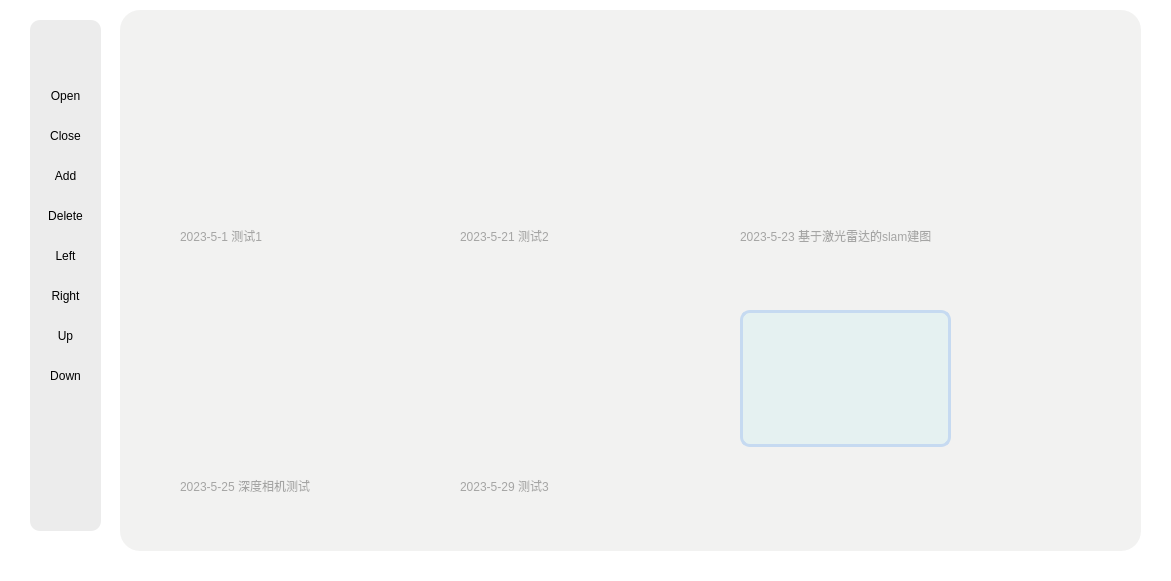
<?xml version="1.0" encoding="UTF-8"?>
<ui version="4.0">
 <class>Frame</class>
 <widget class="QFrame" name="Frame">
  <property name="geometry">
   <rect>
    <x>0</x>
    <y>0</y>
    <width>1171</width>
    <height>581</height>
   </rect>
  </property>
  <property name="windowTitle">
   <string>Frame</string>
  </property>
  <property name="styleSheet">
   <string notr="true">background-color:#FFFFFF;
border-radius: 10px;</string>
  </property>
  <property name="frameShape">
   <enum>QFrame::StyledPanel</enum>
  </property>
  <property name="frameShadow">
   <enum>QFrame::Raised</enum>
  </property>
  <widget class="QFrame" name="frame">
   <property name="geometry">
    <rect>
     <x>30</x>
     <y>20</y>
     <width>71</width>
     <height>511</height>
    </rect>
   </property>
   <property name="styleSheet">
    <string notr="true">background-color:#ECECEC;
border-radius: 10px;</string>
   </property>
   <property name="frameShape">
    <enum>QFrame::StyledPanel</enum>
   </property>
   <property name="frameShadow">
    <enum>QFrame::Raised</enum>
   </property>
   <widget class="QPushButton" name="pushButton">
    <property name="geometry">
     <rect>
      <x>0</x>
      <y>60</y>
      <width>71</width>
      <height>32</height>
     </rect>
    </property>
    <property name="styleSheet">
     <string notr="true">QPushButton {
    border: none;
	background-color:transparent;

}

QPushButton:pressed {
    border: 1px solid #C0C0BF;
	border-radius:10px;
}</string>
    </property>
    <property name="text">
     <string>Open</string>
    </property>
   </widget>
   <widget class="QPushButton" name="pushButton_2">
    <property name="geometry">
     <rect>
      <x>0</x>
      <y>100</y>
      <width>71</width>
      <height>32</height>
     </rect>
    </property>
    <property name="styleSheet">
     <string notr="true">QPushButton {
    border: none;
	background-color:transparent;

}

QPushButton:pressed {
    border: 1px solid #C0C0BF;
	border-radius:10px;
}</string>
    </property>
    <property name="text">
     <string>Close</string>
    </property>
   </widget>
   <widget class="QPushButton" name="pushButton_3">
    <property name="geometry">
     <rect>
      <x>0</x>
      <y>140</y>
      <width>71</width>
      <height>32</height>
     </rect>
    </property>
    <property name="styleSheet">
     <string notr="true">QPushButton {
    border: none;
	background-color:transparent;

}

QPushButton:pressed {
    border: 1px solid #C0C0BF;
	border-radius:10px;
}</string>
    </property>
    <property name="text">
     <string>Add</string>
    </property>
   </widget>
   <widget class="QPushButton" name="pushButton_4">
    <property name="geometry">
     <rect>
      <x>0</x>
      <y>180</y>
      <width>71</width>
      <height>32</height>
     </rect>
    </property>
    <property name="styleSheet">
     <string notr="true">QPushButton {
    border: none;
	background-color:transparent;

}

QPushButton:pressed {
    border: 1px solid #C0C0BF;
	border-radius:10px;
}</string>
    </property>
    <property name="text">
     <string>Delete</string>
    </property>
   </widget>
   <widget class="QPushButton" name="pushButton_5">
    <property name="geometry">
     <rect>
      <x>0</x>
      <y>220</y>
      <width>71</width>
      <height>32</height>
     </rect>
    </property>
    <property name="styleSheet">
     <string notr="true">QPushButton {
    border: none;
	background-color:transparent;

}

QPushButton:pressed {
    border: 1px solid #C0C0BF;
	border-radius:10px;
}</string>
    </property>
    <property name="text">
     <string>Left</string>
    </property>
   </widget>
   <widget class="QPushButton" name="pushButton_6">
    <property name="geometry">
     <rect>
      <x>0</x>
      <y>260</y>
      <width>71</width>
      <height>32</height>
     </rect>
    </property>
    <property name="styleSheet">
     <string notr="true">QPushButton {
    border: none;
	background-color:transparent;

}

QPushButton:pressed {
    border: 1px solid #C0C0BF;
	border-radius:10px;
}</string>
    </property>
    <property name="text">
     <string>Right</string>
    </property>
   </widget>
   <widget class="QPushButton" name="pushButton_7">
    <property name="geometry">
     <rect>
      <x>0</x>
      <y>300</y>
      <width>71</width>
      <height>32</height>
     </rect>
    </property>
    <property name="styleSheet">
     <string notr="true">QPushButton {
    border: none;
	background-color:transparent;

}

QPushButton:pressed {
    border: 1px solid #C0C0BF;
	border-radius:10px;
}</string>
    </property>
    <property name="text">
     <string>Up</string>
    </property>
   </widget>
   <widget class="QPushButton" name="pushButton_8">
    <property name="geometry">
     <rect>
      <x>0</x>
      <y>340</y>
      <width>71</width>
      <height>32</height>
     </rect>
    </property>
    <property name="styleSheet">
     <string notr="true">QPushButton {
    border: none;
	background-color:transparent;

}

QPushButton:pressed {
    border: 1px solid #C0C0BF;
	border-radius:10px;
}</string>
    </property>
    <property name="text">
     <string>Down</string>
    </property>
   </widget>
  </widget>
  <widget class="QFrame" name="frame_2">
   <property name="geometry">
    <rect>
     <x>140</x>
     <y>20</y>
     <width>921</width>
     <height>511</height>
    </rect>
   </property>
   <property name="frameShape">
    <enum>QFrame::StyledPanel</enum>
   </property>
   <property name="frameShadow">
    <enum>QFrame::Raised</enum>
   </property>
   <widget class="QLabel" name="label">
    <property name="geometry">
     <rect>
      <x>40</x>
      <y>40</y>
      <width>211</width>
      <height>137</height>
     </rect>
    </property>
    <property name="styleSheet">
     <string notr="true">background-image:url(:/logPicture/experimental-3d-cartoon-futuristic-building.png)</string>
    </property>
    <property name="text">
     <string/>
    </property>
   </widget>
   <widget class="QLabel" name="label_2">
    <property name="geometry">
     <rect>
      <x>320</x>
      <y>40</y>
      <width>211</width>
      <height>137</height>
     </rect>
    </property>
    <property name="styleSheet">
     <string notr="true">background-image:url(:/logPicture/experimental-3d-christmas-city-background.png)</string>
    </property>
    <property name="text">
     <string/>
    </property>
   </widget>
   <widget class="QLabel" name="label_3">
    <property name="geometry">
     <rect>
      <x>600</x>
      <y>40</y>
      <width>211</width>
      <height>137</height>
     </rect>
    </property>
    <property name="styleSheet">
     <string notr="true">background-image:url(:/logPicture/experimental-3d-fantasy-forest-background-2.png)</string>
    </property>
    <property name="text">
     <string/>
    </property>
   </widget>
   <widget class="QLabel" name="label_4">
    <property name="geometry">
     <rect>
      <x>40</x>
      <y>290</y>
      <width>211</width>
      <height>137</height>
     </rect>
    </property>
    <property name="styleSheet">
     <string notr="true">background-image:url(:/logPicture/experimental-3d-fantasy-night-forest-background.png)</string>
    </property>
    <property name="text">
     <string/>
    </property>
   </widget>
   <widget class="QLabel" name="label_5">
    <property name="geometry">
     <rect>
      <x>320</x>
      <y>290</y>
      <width>211</width>
      <height>137</height>
     </rect>
    </property>
    <property name="styleSheet">
     <string notr="true">background-image:url(:/logPicture/experimental-3d-winter-city-background-1.png)</string>
    </property>
    <property name="text">
     <string/>
    </property>
   </widget>
   <widget class="QLabel" name="label_6">
    <property name="geometry">
     <rect>
      <x>40</x>
      <y>200</y>
      <width>201</width>
      <height>31</height>
     </rect>
    </property>
    <property name="text">
     <string>2023-5-1 测试1</string>
    </property>
   </widget>
   <widget class="QLabel" name="label_7">
    <property name="geometry">
     <rect>
      <x>320</x>
      <y>200</y>
      <width>121</width>
      <height>31</height>
     </rect>
    </property>
    <property name="text">
     <string>2023-5-21 测试2</string>
    </property>
   </widget>
   <widget class="QLabel" name="label_8">
    <property name="geometry">
     <rect>
      <x>600</x>
      <y>200</y>
      <width>221</width>
      <height>31</height>
     </rect>
    </property>
    <property name="text">
     <string>2023-5-23 基于激光雷达的slam建图</string>
    </property>
   </widget>
   <widget class="QLabel" name="label_9">
    <property name="geometry">
     <rect>
      <x>40</x>
      <y>450</y>
      <width>171</width>
      <height>31</height>
     </rect>
    </property>
    <property name="text">
     <string>2023-5-25 深度相机测试</string>
    </property>
   </widget>
   <widget class="QLabel" name="label_10">
    <property name="geometry">
     <rect>
      <x>320</x>
      <y>450</y>
      <width>121</width>
      <height>31</height>
     </rect>
    </property>
    <property name="text">
     <string>2023-5-29 测试3</string>
    </property>
   </widget>
   <widget class="QFrame" name="frame_3">
    <property name="geometry">
     <rect>
      <x>600</x>
      <y>290</y>
      <width>211</width>
      <height>137</height>
     </rect>
    </property>
    <property name="styleSheet">
     <string notr="true">background-color:rgba(109,249,255,0.3);
border-radius: 10px;
border: 3px solid #6DB0FF;</string>
    </property>
    <property name="frameShape">
     <enum>QFrame::StyledPanel</enum>
    </property>
    <property name="frameShadow">
     <enum>QFrame::Raised</enum>
    </property>
   </widget>
  </widget>
  <widget class="QPlainTextEdit" name="plainTextEdit">
   <property name="geometry">
    <rect>
     <x>120</x>
     <y>10</y>
     <width>1021</width>
     <height>541</height>
    </rect>
   </property>
   <property name="styleSheet">
    <string notr="true">background-color:rgba(236,236,235,0.7);
border-radius: 20px;</string>
   </property>
   <property name="plainText">
    <string/>
   </property>
  </widget>
 </widget>
 <resources>
  <include location="../qtQrc/picture.qrc"/>
 </resources>
 <connections/>
</ui>
